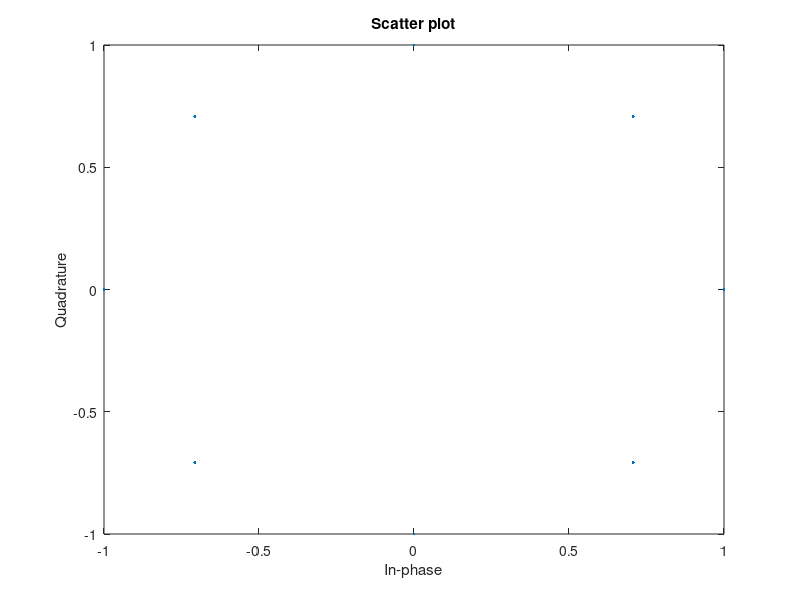

Recreate this plot in MATLAB.
clc;
clear all;
%transmit antennas here
Nt = 4;
L = 8;
%get the spectral efficiency
m_all = log2(Nt*L);
%enter the modulation order
M = 8;
%look up table for the symbols
lut = pskmod([0:M-1], M);
scatterplot(lut);
%empty transmit vector
x = zeros(1, Nt);
%random bits gen
%get to parallel imm.
x_i = randi([0 1], m_all, 1).';
%sub vector the x_i
%antenna select
x_as = [x_i(1) x_i(2)];
%symbol bitvector
x_bit = [x_i(3) x_i(4) x_i(5)];
for ii = 1:length(x_bit)
    if x_bit == [0,0,0]
        x_sym = lut(1);
    elseif x_bit == [0,0,1]
        x_sym = lut(2);
    elseif x_bit == [0,1,0]
        x_sym = lut(3);
    elseif x_bit == [0,1,1]
        x_sym = lut(4);
    elseif x_bit == [1,0,0]
        x_sym = lut(5);
    elseif x_bit == [1,0,1]
        x_sym = lut(6);
    elseif x_bit == [1,1,0]
        x_sym = lut(7);
    else
        x_sym = lut(8);
    end
end
%antenna select vector
%the x is of size 1xNt
sym_pos = bi2de(x_as, 'left-msb') + 1;
x(sym_pos) = x_sym;
x
